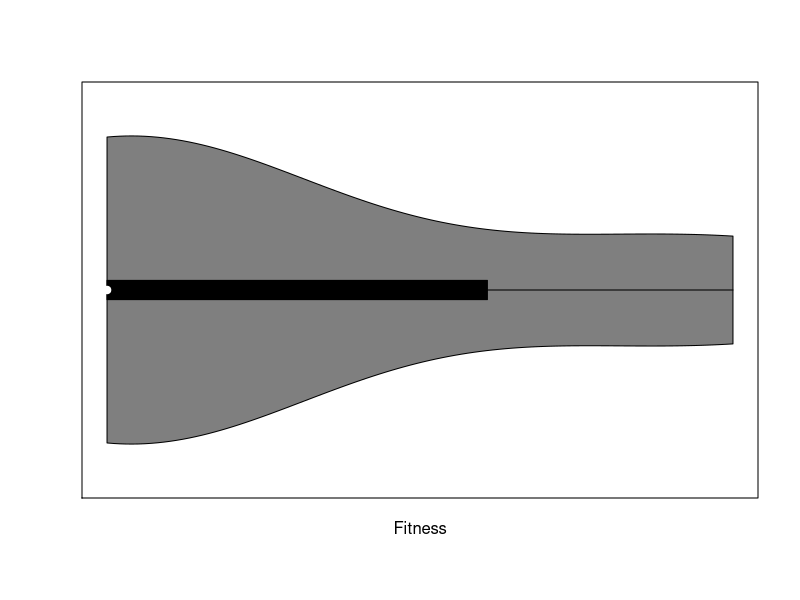
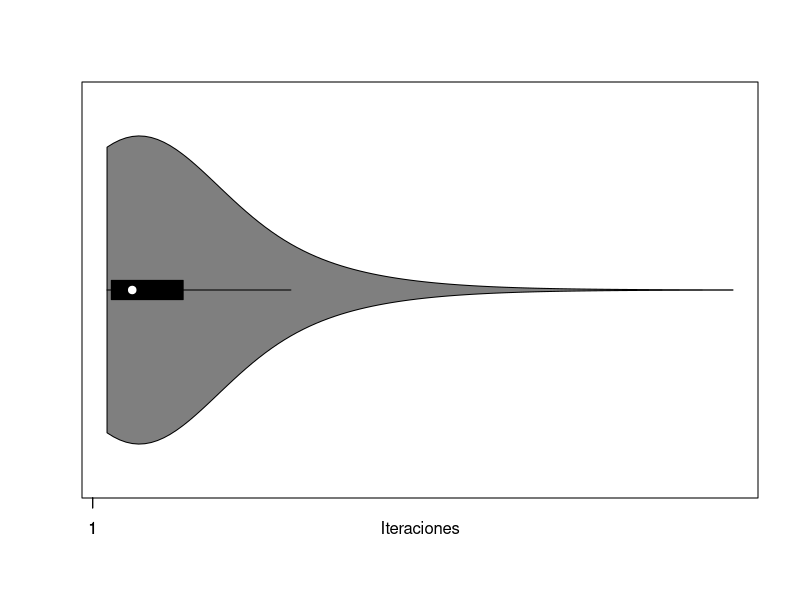

These figures' R source, in order:
 library(ggplot2)
library(vioplot)
library(corrplot)
data<-read.csv(file = 'valores_verif_RH0750158-final-3000.csv',header = FALSE)

m<-as.numeric(data$V1[1])
pTresh<-as.numeric(data$V2[1])
pr<-as.numeric(data$V3[1])

datos<-as.data.frame(data)
names(datos) = c("m","p_tresh","pr","seed","iteraciones","fitness")
# Graficos Violin Fitness vs Iteraciones
#par(mfrow = c(1, 2))
GrafViolin<-function(val2,title){
  vioplot(datos$fitness~val2,col=2:length(levels(data$m)),xlab=title,ylab="Fitness")
  stripchart(datos$fitness~val2,vertical=TRUE,method="jitter",pch=19,add=TRUE,col=3:8)
  vioplot(datos$iteraciones~val2,col=2:length(levels(data$m)),xlab="M",ylab="Iteraciones")
  stripchart(datos$iteraciones~val2,vertical=TRUE,method="jitter",pch=19,add=TRUE,col=3:8)
}


vioplot(datos$fitness,horizontal=TRUE,xlab="Fitness",ylab="")
vioplot(datos$iteraciones,horizontal=TRUE,xlab="Iteraciones",ylab="")
# Graficos M
#GrafViolin(datos$m,"M")
# Graficos P Tresh
#GrafViolin(datos$p_tresh,"P_Tresh")
# Graficos PR
#GrafViolin(datos$pr,"Pr")

TablaCombFit<-function(mval,ptreshval,prval){
  datostemp<-datos[which(datos$m==mval & datos$p_tresh==ptreshval & datos$pr==prval),]
  combtemp<-table(datostemp$fitness)/3000
  #if(combtemp[1]>0.85){
    print(paste("Combinacion:  m=",as.character(mval),"  pTresh=",as.character(ptreshval)," pr=",as.character(prval)))
    print(combtemp)
    print("")
    #print(datostemp$seed)
  #}
}
PromIter<-function(mval,ptreshval,prval){
  #datostemp<-datos[which(datos$m==mval & datos$p_tresh==ptreshval & datos$pr==prval),]
  iters<-mean(datos$iteraciones)
  print(iters)
}
print("Para Fitness")
mV=c(m)
pTreshV=c(pTresh)
prV=c(pr)
for(mValue in mV){
  for(pTreshValue in pTreshV){
    for(prValue in prV){
      TablaCombFit(mValue,pTreshValue,prValue)
    }
  }
}

subdata1<-datos[which(datos$m==m & datos$p_tresh==pTresh & datos$pr==pr),]

print("Calculo Varianza")
print(var(subdata1$fitness))

print("Calculo Desviacion Estandar")
pca<-prcomp(subdata1[6],scale=FALSE)     
print(pca$sdev)
print("")


print("Para Iter")
mV=c(m)
pTreshV=c(pTresh)
prV=c(pr)
for(mValue in mV){
  for(pTreshValue in pTreshV){
    for(prValue in prV){
      PromIter(mValue,pTreshValue,prValue)
    }
  }
}
print("Calculo Varianza")
print(var(subdata1$iteraciones))

print("Calculo Desviacion Estandar")
pca<-prcomp(subdata1[5],scale=FALSE)     
print(pca$sdev)
print("")
